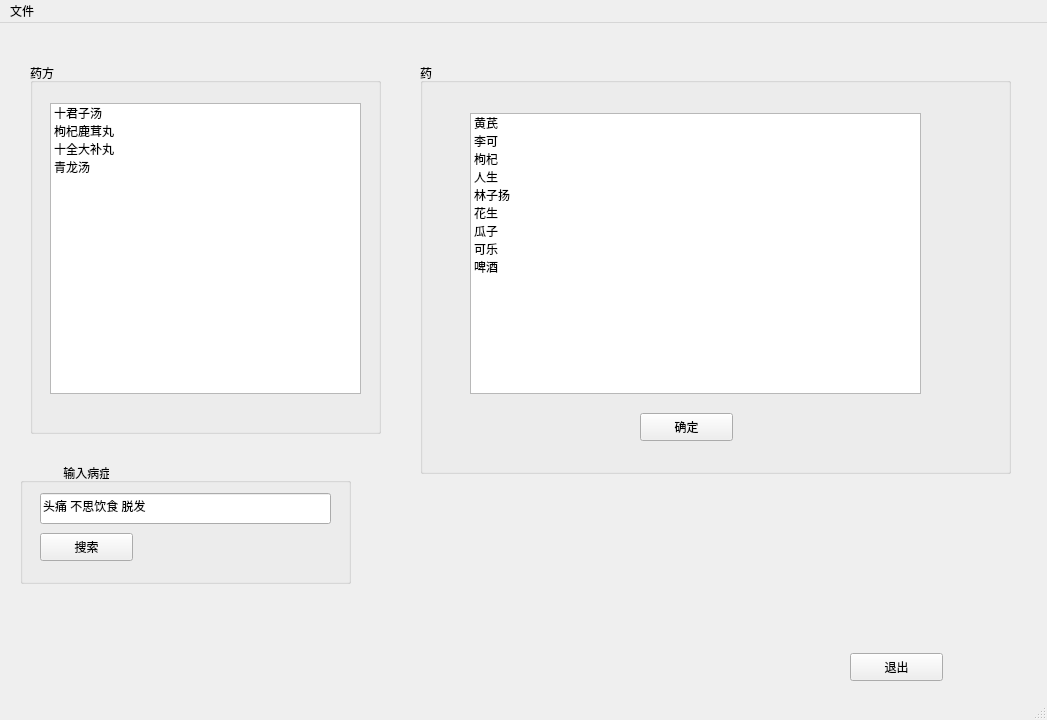
<?xml version="1.0" encoding="UTF-8"?>
<ui version="4.0">
 <class>MainWindow</class>
 <widget class="QMainWindow" name="MainWindow">
  <property name="geometry">
   <rect>
    <x>0</x>
    <y>0</y>
    <width>1047</width>
    <height>720</height>
   </rect>
  </property>
  <property name="windowTitle">
   <string>MainWindow</string>
  </property>
  <widget class="QWidget" name="centralwidget">
   <widget class="QPushButton" name="pushButton_4">
    <property name="geometry">
     <rect>
      <x>850</x>
      <y>630</y>
      <width>93</width>
      <height>28</height>
     </rect>
    </property>
    <property name="text">
     <string>退出</string>
    </property>
   </widget>
   <widget class="QGroupBox" name="groupBox">
    <property name="geometry">
     <rect>
      <x>20</x>
      <y>440</y>
      <width>331</width>
      <height>121</height>
     </rect>
    </property>
    <property name="title">
     <string>             输入病症</string>
    </property>
    <widget class="QPushButton" name="pushButton">
     <property name="geometry">
      <rect>
       <x>20</x>
       <y>70</y>
       <width>93</width>
       <height>28</height>
      </rect>
     </property>
     <property name="text">
      <string>搜索</string>
     </property>
    </widget>
    <widget class="QLineEdit" name="lineEdit">
     <property name="geometry">
      <rect>
       <x>20</x>
       <y>30</y>
       <width>291</width>
       <height>31</height>
      </rect>
     </property>
     <property name="text">
      <string>头痛 不思饮食 脱发</string>
     </property>
    </widget>
   </widget>
   <widget class="QGroupBox" name="groupBox_2">
    <property name="geometry">
     <rect>
      <x>30</x>
      <y>40</y>
      <width>351</width>
      <height>371</height>
     </rect>
    </property>
    <property name="title">
     <string>药方</string>
    </property>
    <widget class="QListWidget" name="listWidget_2">
     <property name="geometry">
      <rect>
       <x>20</x>
       <y>40</y>
       <width>311</width>
       <height>291</height>
      </rect>
     </property>
     <item>
      <property name="text">
       <string>十君子汤</string>
      </property>
     </item>
     <item>
      <property name="text">
       <string>枸杞鹿茸丸</string>
      </property>
     </item>
     <item>
      <property name="text">
       <string>十全大补丸</string>
      </property>
     </item>
     <item>
      <property name="text">
       <string>青龙汤</string>
      </property>
     </item>
    </widget>
   </widget>
   <widget class="QGroupBox" name="groupBox_3">
    <property name="geometry">
     <rect>
      <x>420</x>
      <y>40</y>
      <width>591</width>
      <height>411</height>
     </rect>
    </property>
    <property name="title">
     <string>药</string>
    </property>
    <widget class="QListWidget" name="listWidget">
     <property name="geometry">
      <rect>
       <x>50</x>
       <y>50</y>
       <width>451</width>
       <height>281</height>
      </rect>
     </property>
     <item>
      <property name="text">
       <string>黄芪</string>
      </property>
     </item>
     <item>
      <property name="text">
       <string>李可</string>
      </property>
     </item>
     <item>
      <property name="text">
       <string>枸杞</string>
      </property>
     </item>
     <item>
      <property name="text">
       <string>人生</string>
      </property>
     </item>
     <item>
      <property name="text">
       <string>林子扬</string>
      </property>
     </item>
     <item>
      <property name="text">
       <string>花生</string>
      </property>
     </item>
     <item>
      <property name="text">
       <string>瓜子</string>
      </property>
     </item>
     <item>
      <property name="text">
       <string>可乐</string>
      </property>
     </item>
     <item>
      <property name="text">
       <string>啤酒</string>
      </property>
     </item>
    </widget>
    <widget class="QPushButton" name="pushButton_3">
     <property name="geometry">
      <rect>
       <x>220</x>
       <y>350</y>
       <width>93</width>
       <height>28</height>
      </rect>
     </property>
     <property name="text">
      <string>确定</string>
     </property>
    </widget>
   </widget>
  </widget>
  <widget class="QMenuBar" name="menubar">
   <property name="geometry">
    <rect>
     <x>0</x>
     <y>0</y>
     <width>1047</width>
     <height>26</height>
    </rect>
   </property>
   <widget class="QMenu" name="menu">
    <property name="title">
     <string>文件</string>
    </property>
   </widget>
   <addaction name="menu"/>
  </widget>
  <widget class="QStatusBar" name="statusbar"/>
 </widget>
 <resources/>
 <connections/>
</ui>
